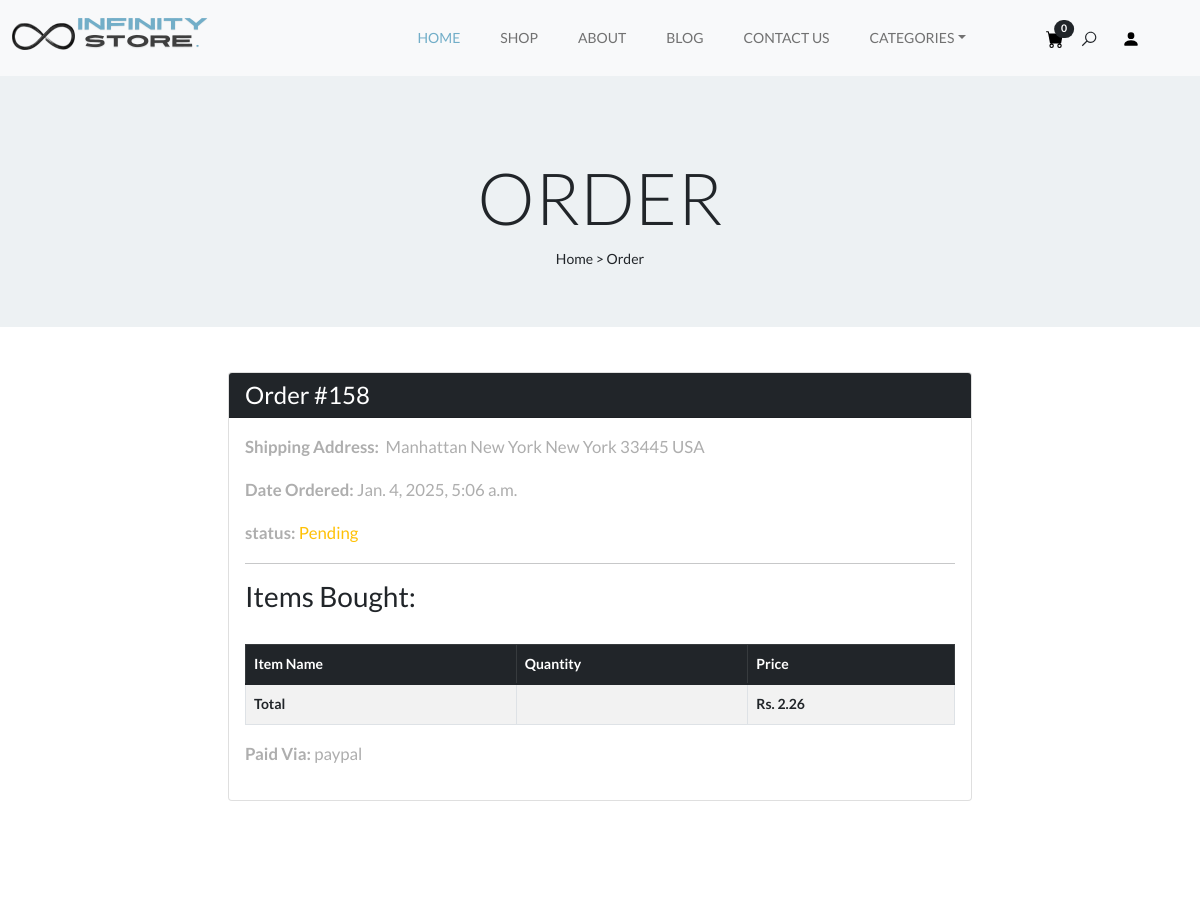
Page /user-orders/158 (signed in, upper part) on the earlier database version.
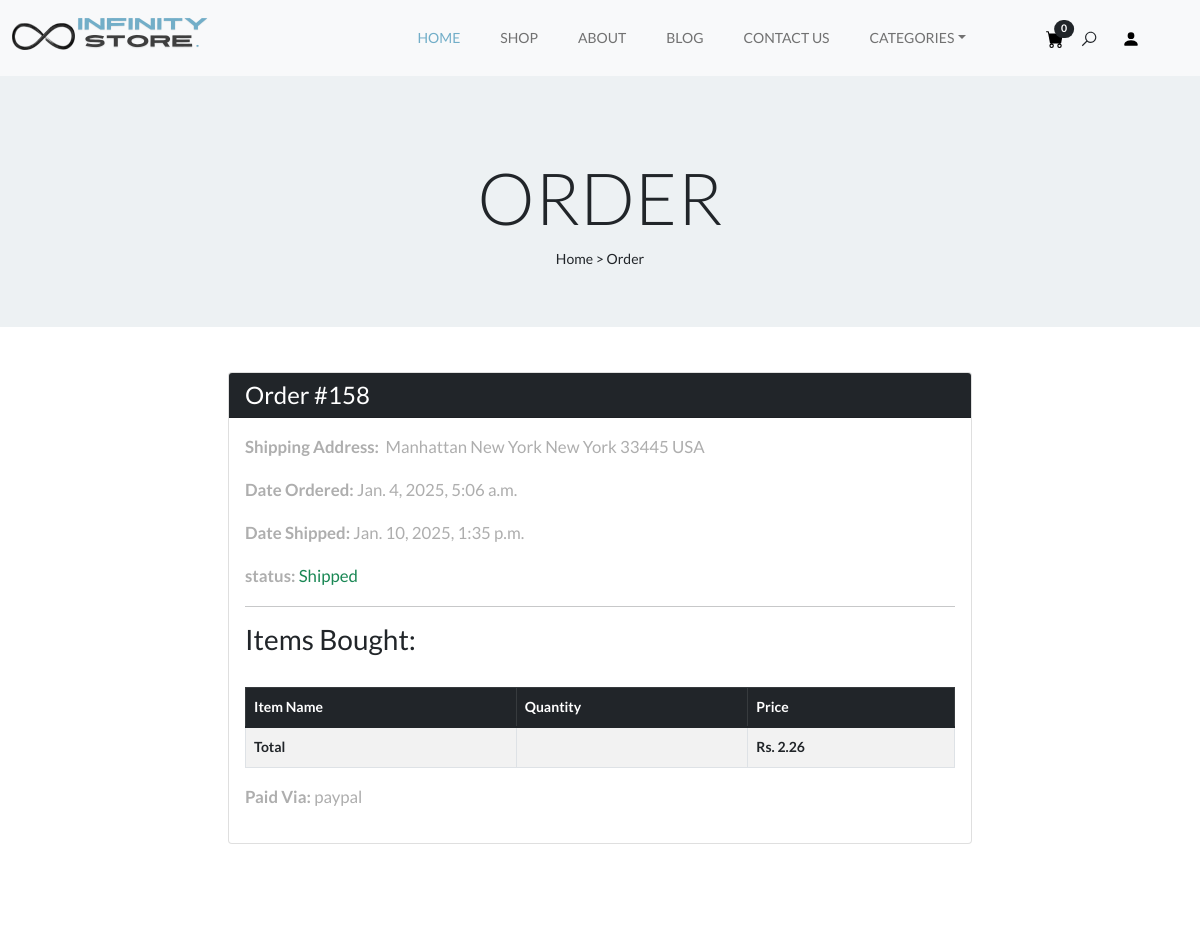
Same page on the later database version.
### payment/models.py (models this page shows, shortened)
class Order(models.Model):
    user = models.ForeignKey(
        User, on_delete=models.CASCADE, null=True, blank=True)
    full_name = models.CharField(max_length=250)
    email = models.EmailField(max_length=250)
    shipping_address = models.TextField(max_length=15000)
    amount_paid = models.DecimalField(max_digits=10, decimal_places=2)
    date_ordered = models.DateTimeField(auto_now_add=True)
    shipped = models.BooleanField(default=False)
    date_shipped = models.DateTimeField(blank=True, null=True)
    invoice = models.CharField(max_length=250, null=True, blank=True)
    paid = models.BooleanField(default=False)
    epay = models.BooleanField(default=False)

### Home/views.py (the view)
def UserOrdersView(request, pk):
    if request.user.is_authenticated:
        try:
            order = Order.objects.get(id=pk, user=request.user)
            items = OrderItem.objects.filter(order=order)
        except Order.DoesNotExist:
            order = None
            items = []
        return render(request, 'Home/user_orders_template.html', {"order": order, "items": items})
    else:
        messages.warning(
            request, "Access Denied! only logged in users can view this page.")
        return redirect('home')

### Home/context_processors.py (called while the page is built)
def categories(request):
    categories = Categories.objects.all().order_by('-id')[:6]
    return {
        'categories': categories
    }

### cart/cart.py (called while the page is built)
    def __len__(self):
        return sum(self.cart.values())

### cart/context_processors.py (called while the page is built)
def cart(request):
    return {
        'cart': Cart(request)
    }

### Home/templates/Home/user_orders_template.html (shortened to what this page needs)
{% extends 'index.html' %}
{% block content %}
  <section class="hero-section position-relative bg-light-blue padding-medium">
    <div class="hero-content">
      <div class="container">
        <div class="row">
          <div class="text-center padding-large no-padding-bottom">
            <h1 class="display-2 text-uppercase text-dark">Order</h1>
            <div class="breadcrumbs">
              <span class="item"><a href="{% url 'home' %}">Home ></a></span>
              <span class="item">Order</span>
            </div>
          </div>
        </div>
      </div>
    </div>
  </section>
  <div class="container">
    <div class="row">
      <center>
        <div class="col-8">
          <br /><br />
          <div class="card mb-3">
            <div class="card-header bg-dark text-white text-start">
              <h4 class="mb-0">Order #{{ order.id }}</h4>
            </div>
            <div class="card-body text-start">
              <p>
                <strong>Shipping Address:&nbsp;</strong> {{ order.shipping_address }}
              </p>
              <p>
                <strong>Date Ordered:</strong> {{ order.date_ordered }}
              </p>
              {% if order.date_shipped %}
                <p>
                  <strong>Date Shipped:</strong> {{ order.date_shipped }}
                </p>
              {% endif %}
              {% if order.shipped %}
                <p>
                  <strong>status:</strong> <span class="text-success">Shipped</span>
                </p>
              {% else %}
                <p>
                  <strong>status:</strong> <span class="text-warning">Pending</span>
                </p>
              {% endif %}
              <hr />
              <h3>Items Bought:</h3>
              <br />
              <table class="table table-striped table-hover table-bordered">
                <thead class="table-dark">
                  <tr>
                    <th scope="col">Item Name</th>
                    <th scope="col">Quantity</th>
                    <th scope="col">Price</th>
                  </tr>
                </thead>
                <tbody>
                  <tr>
                    <td>
                      <strong>Total</strong>
                    </td>
                    <td colspan="1"></td>
                    <td>
                      <strong>Rs. {{ order.amount_paid }}</strong>
                    </td>
                  </tr>
                </tbody>
              </table>
              <p>
                <strong>Paid Via:</strong>{% if order.epay %}
                  esewa
                {% else %}
                  paypal
                {% endif %}
              </p>
            </div>
          </div>
        </div>
      </center>
    </div>
  </div>
  <br /><br /><br /><br /><br /><br /><br /><br /><br /><br /><br /><br /><br /><br /><br /><br /><br /><br /><br /><br /><br /><br /><br /><br /><br /><br /><br /><br />
{% endblock %}

Differences in the rows shown:
changed Order "Manhattan New York New York 33445 USA": date_shipped (not shown) → "Jan. 10, 2025, 1:35 p.m."; shipped False → True (drawn)
Other differences:
text no longer shown: "Pending"
text now shown: "Date Shipped: Shipped"
